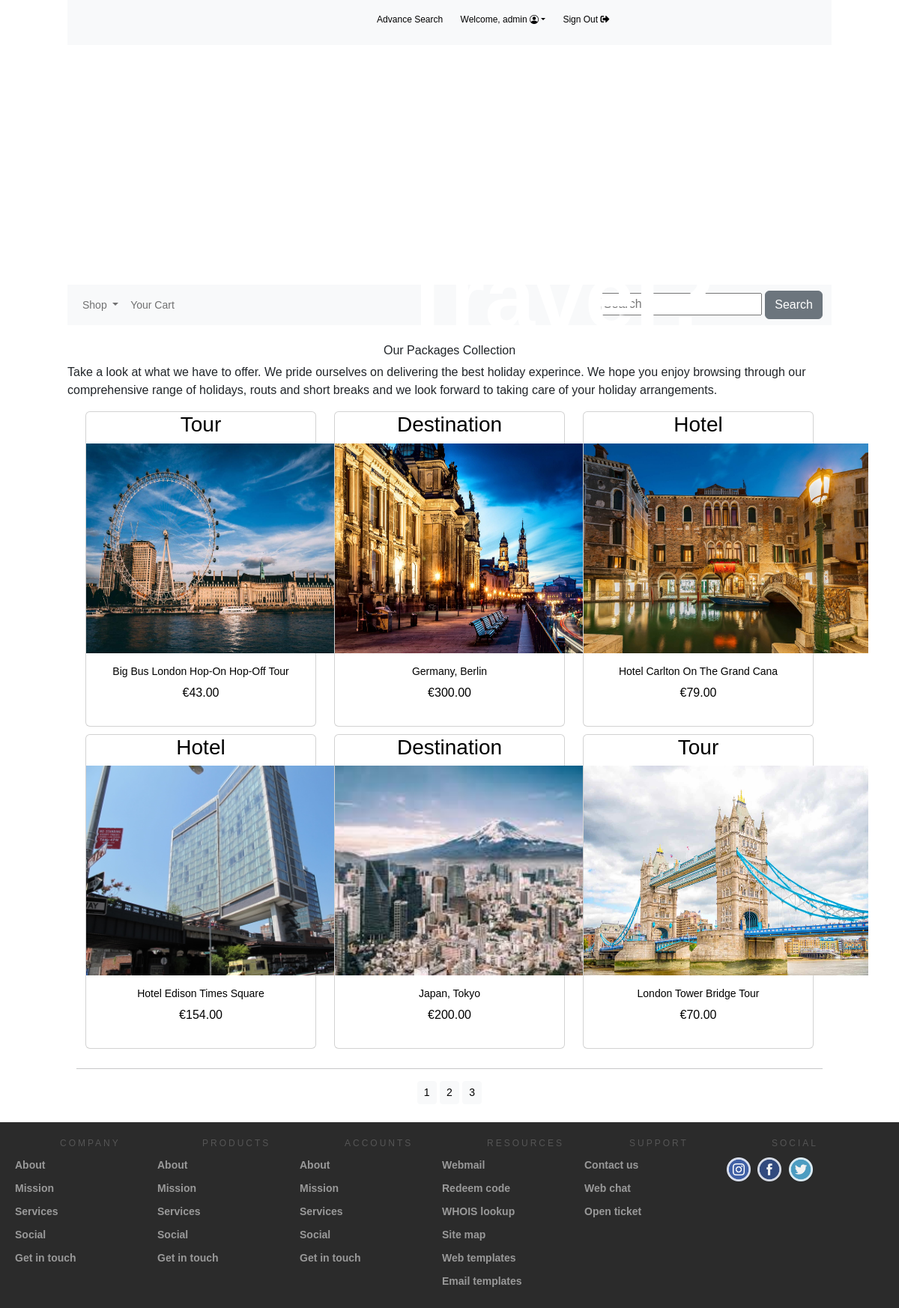
The app's page / (signed in) with its own data.
### accounts/models.py (models this page shows)
class CustomUser(AbstractUser):
    age = models.PositiveIntegerField(null=True, blank=True)

### shop/models.py (models this page shows, shortened)
class Product(models.Model):
    id = models.UUIDField(primary_key=True, default=uuid.uuid4, editable=False)
    name = models.CharField(max_length=250, unique=True)
    destination = models.CharField(max_length=250, blank=True, null=True)
    description = models.TextField(blank = True)
    category = models.ForeignKey(Category, on_delete=models.CASCADE)
    price = models.DecimalField(max_digits=10, decimal_places=2)
    image = models.ImageField(upload_to='product', blank=True)
    stock = models.IntegerField()
    star_rating = models.IntegerField(blank=True, null=True)
    available = models.BooleanField(default=True)
    created = models.DateTimeField(auto_now_add=True, blank = True, null= True)
    updated = models.DateTimeField(auto_now=True, blank = True, null= True)
    class Meta:
        ordering = ('name',)
        verbose_name = 'product'
        verbose_name_plural = 'products'
    def get_absolute_url(self):
        return reverse('shop:products_detail', args=[self.category.id, self.id])

class Category(models.Model):
    id = models.UUIDField(primary_key=True, default=uuid.uuid4, editable=False)
    name = models.CharField(max_length=250, unique=True)
    description = models.TextField(blank=True)
    class Meta:
        ordering = ["name"]
        verbose_name = "category"
        verbose_name_plural = "categories"
    def get_absolute_url(self):
        return reverse("shop:products_by_category", args=[self.id])
    def __str__(self):
        return self.name

### shop/views.py (the view)
# urls.py: path('', views.prod_list, name = 'all_products'),
def prod_list(request, category_id=None):
    category = None
    products = Product.objects.filter(available=True)
    if category_id:
        category = get_object_or_404(Category, id=category_id)
        products = Product.objects.filter(category=category, available=True)
    paginator = Paginator(products, 6)
    try:
        page = int(request.GET.get("page", "1"))
    except:
        page = 1
    try:
        products = paginator.page(page)
    except(EmptyPage, InvalidPage):
        products = paginator.page(paginator.num_pages)
    return render(request, "shop/category.html", {"category": category, "prods": products})

### cart/context_processors.py (called while the page is built)
def counter(request):
    item_count = 0
    if "admin" in request.path:
        return {}
    else:
        try:
            cart = Cart.objects.filter(cart_id=_cart_id(request))
            cart_items = CartItem.objects.all().filter(cart=cart[:1])
            for cart_item in cart_items:
                item_count += cart_item.quantity
        except Cart.DoesNotExist:
            item_count = 0
        return {"item_count": item_count}

### cart/views.py (called while the page is built)
def _cart_id(request):
    cart = request.session.session_key
    if not cart:
        cart = request.session.create()
    return cart

### shop/context_processors.py (called while the page is built)
def menu_links(requset):
    links = Category.objects.all()
    return {"links": links}

### shop/templates/shop/category.html (shortened to what this page needs)
{% extends "base.html" %}
{% load static %}
{% block content %}
{% if category %}
</div>
<br>
<div>
    <h1>{{category.name}}</h1>
    <p>{{category.description}}</p>
    </div>
    {% else %}
    <br>
    <div>
    <h1 class="text-center my_title" >Our Packages Collection</h1>
    <p class="text-justify">Take a look at what we have to offer. We pride ourselves on delivering the best holiday experince. We hope you enjoy browsing through our comprehensive range of holidays, routs and short breaks and we look forward to taking care of your holiday arrangements.</p>
    </div>
    {% endif %}
    <div class="container">
        <div class="row mx-auto">
            {% for product in prods %}
                <div class="my_bottom_margin col-9 col-lg-4 col-sm-12 col-md-4">
                    <div class="card text-center" style="min-width:18rem; color:black">
                        <h3>{{product.category}}</h3>
                        <a class ="img" href="{{product.get_absolute_url}}"><img style="height: 280px; width: 380px;" class="card-img-topmy_image" src="{{product.image.url}}" alt="{{products.name}}"></a>
                        <div class="card-body">
                            <h4>{{product.name}}</h4>
                            <p>€{{product.price}}</p>
                        </div>
                    </div>
                </div>
            {% endfor %}
        </div>
        <div class="mx-auto">
            {% if prods.paginator.num_pages > 1 %}
                <hr>
                <div class="text-center">
                    {% for pg in prods.paginator.page_range %}
                        <a href="?page={{pg}}" class="btn btn-light btn-sm {% if products.number == pg %}active{% endif %}">{{pg}}</a>
                    {% endfor %}
                </div>
            {% endif %}
        </div>
    </div>
    <br>
</div>
{% endblock %}

### shop/templates/top-navbar.html (shortened to what this page needs)
<div>
    <div class="my_custom_menu">
        <ul>
            <li>
                <a href="{% url 'filter_search' %}">Advance Search</a>
            </li>
            {% if user.is_authenticated %}
            <li>Welcome, <a href="#" class="dropdown-toggle" data-bs-toggle="dropdown" aria-haspopup="true" aria-expanded="false">{{ user.username }} <i class="bi bi-person-circle"></i></a>
            </li>
            <li>
                <a href="{% url 'logout' %}">Sign Out <i class="fas fa-sign-out-alt"></i></a>
            </li>
            {% endif %}
        </ul>
    </div>
</div>

### static/CSS/style.css (style rules this page uses)
* { font-family: sans-serif }
.my_title { font-size: 16px; }
.my_bottom_margin { margin-bottom: 10px; }
.card-body h4 { font-size: 14px; }
.my_custom_menu { text-align: right !important; padding-right: 7cm; }
.my_custom_menu ul li { list-style: none; color: #000; font-size: 12px; padding-right: 20px; display: inline; }
.my_custom_menu ul li a { text-decoration: none; color: #000; font-size: 12px; }

### records on screen
CustomUser: username "admin"
Product: category "Tour", image (picture), name "Big Bus London Hop-On Hop-Off Tour", price "43.00"
Product: category "Destination", image (picture), name "Germany, Berlin", price "300.00"
Product: category "Hotel", image (picture), name "Hotel Carlton On The Grand Cana", price "79.00"
Product: category "Hotel", image (picture), name "Hotel Edison Times Square", price "154.00"
Product: category "Destination", image (picture), name "Japan, Tokyo", price "200.00"
Product: category "Tour", image (picture), name "London Tower Bridge Tour", price "70.00"

### other values on screen
{{ pg }} "1" "2" "3"
